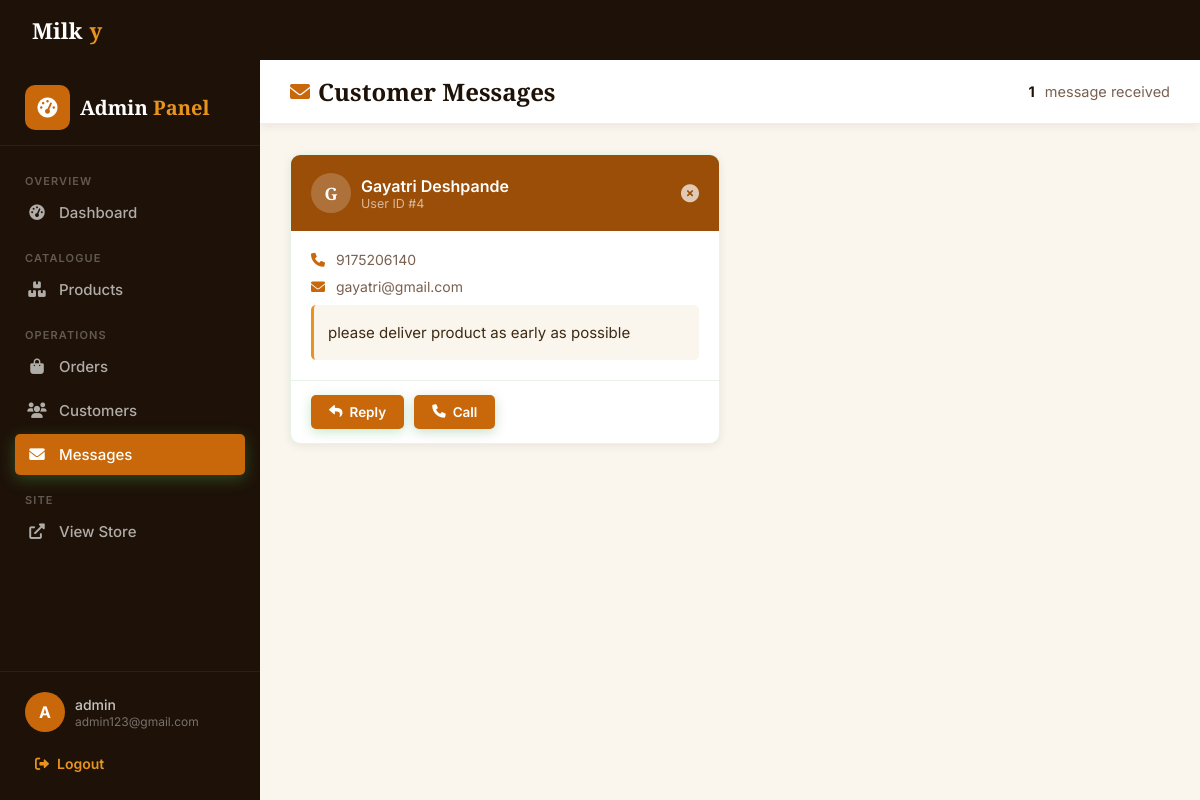
Page /admin_contacts.php (signed in) on the committed database.
### tables this page shows
CREATE TABLE `message` (
  `id` int(100) NOT NULL AUTO_INCREMENT,
  `user_id` int(100) NOT NULL,
  `name` varchar(100) NOT NULL,
  `email` varchar(100) NOT NULL,
  `number` varchar(12) NOT NULL,
  `message` varchar(500) NOT NULL,
  PRIMARY KEY (`id`)
);

### admin_contacts.php (the view, shortened to what this page needs)
<?php
include 'config.php'; session_start();
?>
<!DOCTYPE html>
<html lang="en">
<head>
  <link rel="stylesheet" href="https://cdnjs.cloudflare.com/ajax/libs/font-awesome/6.0.0/css/all.min.css">
  <link rel="stylesheet" href="css/admin_style.css">
</head>
<body>
<?php include 'admin_header.php'; ?>
<div class="admin-topbar">
  <h1><i class="fas fa-envelope"></i> Customer Messages</h1>
  <div class="topbar-actions" style="font-size:1.45rem;color:var(--muted)">
    <?php $cnt=mysqli_num_rows(mysqli_query($conn,"SELECT id FROM `message`")); ?>
    <strong style="color:var(--dark)"><?php echo $cnt; ?></strong> message<?php echo $cnt!=1?'s':''; ?> received
  </div>
</div>
<div class="admin-content">
  <div class="msg-cards">
    <?php
    $mq=mysqli_query($conn,"SELECT * FROM `message` ORDER BY id DESC") or die('query failed');
    if(mysqli_num_rows($mq)>0){
      while($m=mysqli_fetch_assoc($mq)):
    ?>
    <div class="msg-card">
      <div class="msg-card-head">
        <div class="sender">
          <div class="avatar"><?php echo strtoupper(substr($m['name'],0,1)); ?></div>
          <div><div class="name"><?php echo htmlspecialchars($m['name']); ?></div><div class="uid">User ID #<?php echo $m['user_id']; ?></div></div>
        </div>
        <a href="admin_contacts.php?delete=<?php echo $m['id']; ?>" onclick="return confirm('Delete this message?')" style="color:rgba(255,255,255,.7);font-size:1.8rem;transition:var(--ease)" title="Delete"><i class="fas fa-times-circle"></i></a>
      </div>
      <div class="msg-card-body">
        <div class="msg-contact"><i class="fas fa-phone"></i><?php echo htmlspecialchars($m['number']); ?></div>
        <div class="msg-contact"><i class="fas fa-envelope"></i><?php echo htmlspecialchars($m['email']); ?></div>
        <div class="msg-text"><?php echo nl2br(htmlspecialchars($m['message'])); ?></div>
      </div>
      <div class="msg-card-foot">
        <a href="mailto:<?php echo urlencode($m['email']); ?>?subject=Re: Your enquiry with Milky" class="btn" style="font-size:1.35rem;padding:.9rem 1.8rem"><i class="fas fa-reply"></i> Reply</a>
        <a href="tel:<?php echo $m['number']; ?>" class="option-btn" style="font-size:1.35rem;padding:.9rem 1.8rem"><i class="fas fa-phone"></i> Call</a>
      </div>
    </div>
    <?php endwhile; }else{echo '<div class="empty" style="grid-column:1/-1">No messages received yet.</div>';} ?>
  </div>
</div>
  </main>
</div>
</body></html>

### css/admin_style.css (style rules this page uses)
:root { --amber: #c8680a;--amber-dark: #9a4e08;--amber-light: #e8941c;--amber-pale: #fef3e2; --green: #4caf50;--green-dark: #388e3c;--green-light: #81c784; --sky:#0284c7;--sky-light:#e0f2fe; --purple:#7c3aed;--purple-light:#ede9fe; --red:#dc2626;--red-light:#fee2e2; --cream:#fdf8f0;--light-bg:#faf5ed;--white:#ffffff;--dark:#1e1208; --text:#3d2b14;--muted:#7a6050; --border:rgba(76,175,80,.14);--border-md:rgba(76,175,80,.26); --sh-sm:0 2px 10px rgba(30,18,8,.07);--sh-md:0 8px 28px rgba(30,18,8,.11);--sh-lg:0 20px 55px rgba(30,18,8,.18); --r-sm:.5rem;--r-md:1rem;--r-lg:1.8rem;--ease:all .3s ease; --sidebar:26rem; }
*,*::before,*::after { margin:0;padding:0;box-sizing:border-box;outline:none;border:none;text-decoration:none }
body, input, textarea, button, select { font-family:'Inter',sans-serif; }
html { font-size:62.5%;overflow-x:hidden }
body { background:var(--light-bg);color:var(--text);display:flex;flex-direction:column;min-height:100vh }
.admin-topbar { background:#fff;padding:1.5rem 3rem;display:flex;align-items:center;justify-content:space-between;border-bottom:1px solid var(--border);box-shadow:var(--sh-sm);position:sticky;top:0;z-index:100;gap:1.5rem;flex-wrap:wrap }
.admin-topbar h1 { font-family:'Playfair Display',serif;font-size:2.4rem;color:var(--dark);display:flex;align-items:center;gap:.8rem }
.admin-topbar h1 i { color:var(--amber);font-size:2rem }
.admin-topbar .topbar-actions { display:flex;align-items:center;gap:1rem }
.admin-content { padding:3rem }
.btn,.option-btn,.delete-btn { display:inline-flex;align-items:center;justify-content:center;gap:.7rem;padding:1rem 2.2rem;border-radius:var(--r-sm);font-size:1.45rem;font-weight:600;cursor:pointer;transition:var(--ease) }
.btn { background:var(--amber);color:#fff;box-shadow:0 3px 12px rgba(76,175,80,.3) }
.option-btn { background:var(--amber);color:#fff;box-shadow:0 3px 12px rgba(46,125,50,.25) }

### admin_contacts.php (style rules this page uses)
.msg-cards { display:grid;grid-template-columns:repeat(auto-fill,minmax(36rem,1fr));gap:2rem }
.msg-card { background:#fff;border-radius:var(--r-md);border:1px solid var(--border);box-shadow:var(--sh-sm);overflow:hidden;transition:var(--ease);display:flex;flex-direction:column }
.msg-card-head { background:var(--amber-dark);padding:1.8rem 2rem;display:flex;align-items:center;justify-content:space-between;gap:1rem }
.msg-card-head .sender { display:flex;align-items:center;gap:1rem }
.msg-card-head .avatar { width:4rem;height:4rem;border-radius:50%;background:rgba(255,255,255,.2);display:flex;align-items:center;justify-content:center;font-size:1.7rem;font-weight:700;color:#fff;font-family:'Playfair Display',serif;flex-shrink:0 }
.msg-card-head .name { font-size:1.6rem;font-weight:600;color:#fff }
.msg-card-head .uid { font-size:1.25rem;color:rgba(255,255,255,.6) }
.msg-card-body { padding:2rem;flex:1;display:flex;flex-direction:column;gap:1rem }
.msg-contact { display:flex;align-items:center;gap:.7rem;font-size:1.4rem;color:var(--muted) }
.msg-contact i { color:var(--amber);width:1.8rem }
.msg-text { background:var(--light-bg);border-radius:var(--r-sm);padding:1.4rem;font-size:1.5rem;color:var(--text);line-height:1.8;border-left:3px solid var(--amber-light);flex:1 }
.msg-card-foot { padding:1.4rem 2rem;border-top:1px solid var(--border);display:flex;gap:1rem;align-items:center }

### rows in the picture
message: name "G", name "Gayatri Deshpande", user "4", number "9175206140", email "gayatri@gmail.com", message "please deliver product as early as possible"

### other values in the picture
$label "Dashboard Products Orders Customers Messages"
substr($_SESSION['admin_name'],0,1) "A"
$_SESSION['admin_name'] "admin"
$_SESSION['admin_email'] "admin123@gmail.com"
$cnt "1"
